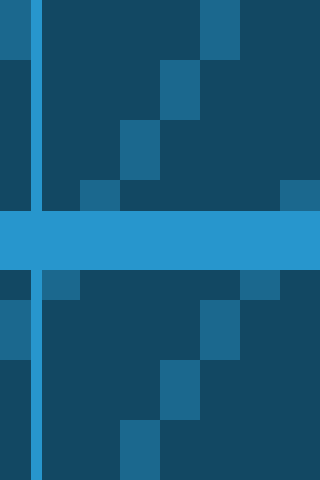
#> input picture fixtures/library-layout/Movies/Test 01 - Aqua (1980)/poster.png, 320 x 480 px
$ python -i build_art.py   (imports and definitions only)
#> lines starting #> are read from the running program, lines starting #| are printed output that depends on the picture
#> further down, picture is the input picture: PIL image 320x480 RGB; mean R, G, B 22.6, 88.7, 121.6
"""Build every bundled artwork image and the art manifest the app imports.

Reads src/data/fixtures/content.json (run scripts/catalog/pack.py first) and writes:
- assets/art/<category>/<id>.jpg|png
- src/data/fixtures/art.generated.ts  (require() map + dominant tints)

Sources (all freely licensed): Wikimedia Commons public-domain films and Blender open movies
(fetched by fetch_real.py), Unsplash photos via picsum.photos, anonymous public-domain portraits
from Commons, and generated typography. Idempotent: existing outputs are kept unless FORCE=1.
"""
import colorsys, hashlib, json, os, random, subprocess, sys
from PIL import Image, ImageDraw, ImageEnhance, ImageFilter, ImageFont, ImageOps

HERE = os.path.dirname(os.path.abspath(__file__))
ROOT = os.path.abspath(os.path.join(HERE, '..', '..'))
CACHE = os.path.join(HERE, 'cache')
PICSUM = os.path.join(CACHE, 'picsum')
OUT = os.path.join(ROOT, 'assets', 'art')
FONTS = os.path.join(CACHE, 'fonts')
FORCE = os.environ.get('FORCE') == '1'
ONLY = set(sys.argv[1:])
# [3 lines not run here, left out]

PALETTE = {'teal': (47, 164, 160), 'amber': (217, 154, 58), 'crimson': (194, 66, 79), 'violet': (138, 95, 208), 'emerald': (63, 174, 120),
           'cobalt': (63, 111, 224), 'rose': (212, 102, 143), 'gold': (216, 180, 74), 'slate': (111, 135, 150), 'orange': (224, 118, 58)}
INK = (7, 16, 24)

# Mundane desk/laptop/coffee/food shots and near-blank frames are not cinematic.
EXCLUDE = {0, 1, 2, 3, 4, 5, 6, 7, 8, 9, 20, 24, 26, 30, 36, 39, 42, 48, 60, 63, 119, 160, 175, 180, 201, 252, 305, 312, 326, 357, 366, 367, 370, 425, 429, 431,
           445, 464, 486, 488, 490, 491, 493, 504, 526, 527, 528, 529, 530, 531, 532, 533, 534, 535, 668, 691, 728, 755, 766, 802, 816, 824, 835, 882, 885, 886,
           999, 1009, 1060, 1068, 1080, 857, 1073, 1058, 212, 225, 228, 250, 319, 341, 373, 395, 442, 455, 580, 585, 616, 625, 628, 635, 663, 671, 674, 686, 691,
           757, 785, 811, 833, 834, 858, 894, 887, 921, 951, 954, 1013, 1025, 1032, 1062, 1066, 1070, 1071}
PEOPLE_PHOTOS = [64, 65, 91, 177, 334, 338, 349, 375, 399, 473, 497, 548, 550, 602, 646, 656, 660, 661, 669, 685, 777, 778, 786, 832, 836, 863, 883, 996, 1005, 1011, 1014, 1027, 1001, 823, 839, 453, 158, 451]
# [1 line not run here, left out]
# [1 line that did not run here, left out]


def h(s):
    return int(hashlib.md5(s.encode()).hexdigest()[:8], 16)


class Allocator:
    """Hands out picsum ids so neighbouring titles rarely share a photo."""
    # [9 lines left out: functions __init__, take, not called in this run]


def font(name, size):
    return ImageFont.truetype(os.path.join(FONTS, name), size)


def picsum(pid, w, hgt):
    path = os.path.join(PICSUM, f'{pid}_{w}x{hgt}.jpg')
    return path


NEEDED = []


# [26 lines left out: functions need, fetch_all, load, not called in this run]


def mix(a, b, t):
    return tuple(int(a[i] * (1 - t) + b[i] * t) for i in range(3))


# [73 lines left out: functions duotone, grade, vignette, gradient, fit_text, wrap and 1 more, not called in this run]


GENRE_FONTS = {
    'Horror': ['Anton-Regular.ttf', 'CinzelDecorative-Bold.ttf', 'BebasNeue-Regular.ttf'],
    'Comedy': ['ArchivoBlack-Regular.ttf', 'Bungee-Regular.ttf', 'Righteous-Regular.ttf'],
    'Science Fiction': ['ChakraPetch-Bold.ttf', 'Monoton-Regular.ttf', 'RubikMonoOne-Regular.ttf'],
    'Romance': ['DMSerifDisplay-Italic.ttf', 'Italiana-Regular.ttf', 'InstrumentSerif-Italic.ttf'],
    'Western': ['Ultra-Regular.ttf', 'Limelight-Regular.ttf'],
    'Documentary': ['Manrope-Bold.ttf', 'IBMPlexMono-Medium.ttf'],
    'Animation': ['Righteous-Regular.ttf', 'Bungee-Regular.ttf'],
    'Family': ['Righteous-Regular.ttf', 'YesevaOne-Regular.ttf'],
    'Thriller': ['BebasNeue-Regular.ttf', 'Anton-Regular.ttf', 'Staatliches-Regular.ttf'],
    'Crime': ['BebasNeue-Regular.ttf', 'SpecialElite-Regular.ttf', 'Staatliches-Regular.ttf'],
    'Mystery': ['PlayfairDisplaySC-Regular.ttf', 'SpecialElite-Regular.ttf'],
    'Fantasy': ['CinzelDecorative-Bold.ttf', 'YesevaOne-Regular.ttf'],
    'History': ['PlayfairDisplaySC-Bold.ttf', 'CinzelDecorative-Bold.ttf'],
    'War': ['Anton-Regular.ttf', 'Staatliches-Regular.ttf'],
    'Music': ['Monoton-Regular.ttf', 'PoiretOne-Regular.ttf', 'Limelight-Regular.ttf'],
    'Action': ['Anton-Regular.ttf', 'BebasNeue-Regular.ttf', 'Staatliches-Regular.ttf'],
    'Adventure': ['YesevaOne-Regular.ttf', 'Anton-Regular.ttf'],
    'Drama': ['InstrumentSerif-Regular.ttf', 'DMSerifDisplay-Regular.ttf', 'PlayfairDisplaySC-Regular.ttf', 'Italiana-Regular.ttf'],
}
UPPER = {'Anton-Regular.ttf', 'BebasNeue-Regular.ttf', 'Staatliches-Regular.ttf', 'ArchivoBlack-Regular.ttf', 'Bungee-Regular.ttf', 'ChakraPetch-Bold.ttf', 'RubikMonoOne-Regular.ttf', 'Monoton-Regular.ttf', 'Ultra-Regular.ttf'}


# [6 lines left out: function pick_font, not called in this run]


def people_names(ids):
    names = {p['id']: p['name'] for p in content['people'] + content['real']['people']}
    return [names[i] for i in ids if i in names]


# [96 lines left out: functions credit_block, make_poster, save, not called in this run]


def exists(rel):
    return not FORCE and os.path.exists(os.path.join(OUT, rel))


# [51 lines left out: functions dominant, real_movies, not called in this run]


def headshot(im):
    im = im.convert('RGB')
    w, hh = im.size
#> w = 320; hh = 480
    side = min(w, hh)
#> side = 320
    top = int(max(0, (hh - side) * 0.18))
#> top = 28
    im = im.crop(((w - side) // 2, top, (w - side) // 2 + side, top + side)).resize((300, 300), Image.LANCZOS)
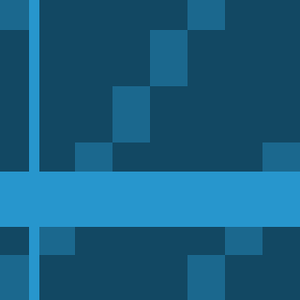
#> im: PIL image 300x300 RGB; mean R, G, B 23.8, 93.3, 127.9
    g = ImageOps.autocontrast(ImageOps.grayscale(im), cutoff=1)
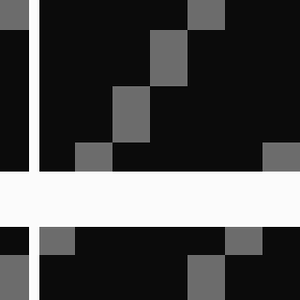
#> g: PIL image 300x300 L; min 0, max 255, mean 76.4
    return ImageOps.colorize(g, (10, 20, 30), (240, 244, 248), mid=(120, 140, 155))
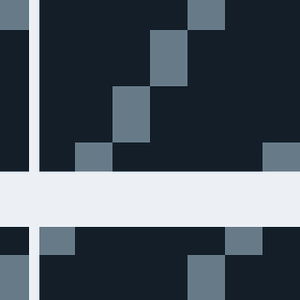
#> returned value: PIL image 300x300 RGB; mean R, G, B 77.6, 88.4, 97.9


# [236 lines left out: functions invented_movies, shows, music, album_cover, books, channels and 3 more, not called in this run]


# [34 lines not run here, left out]

>>> from PIL import Image
>>> picture = Image.open('../../../../fixtures/library-layout/Movies/Test 01 - Aqua (1980)/poster.png')
>>> result = headshot(picture)
